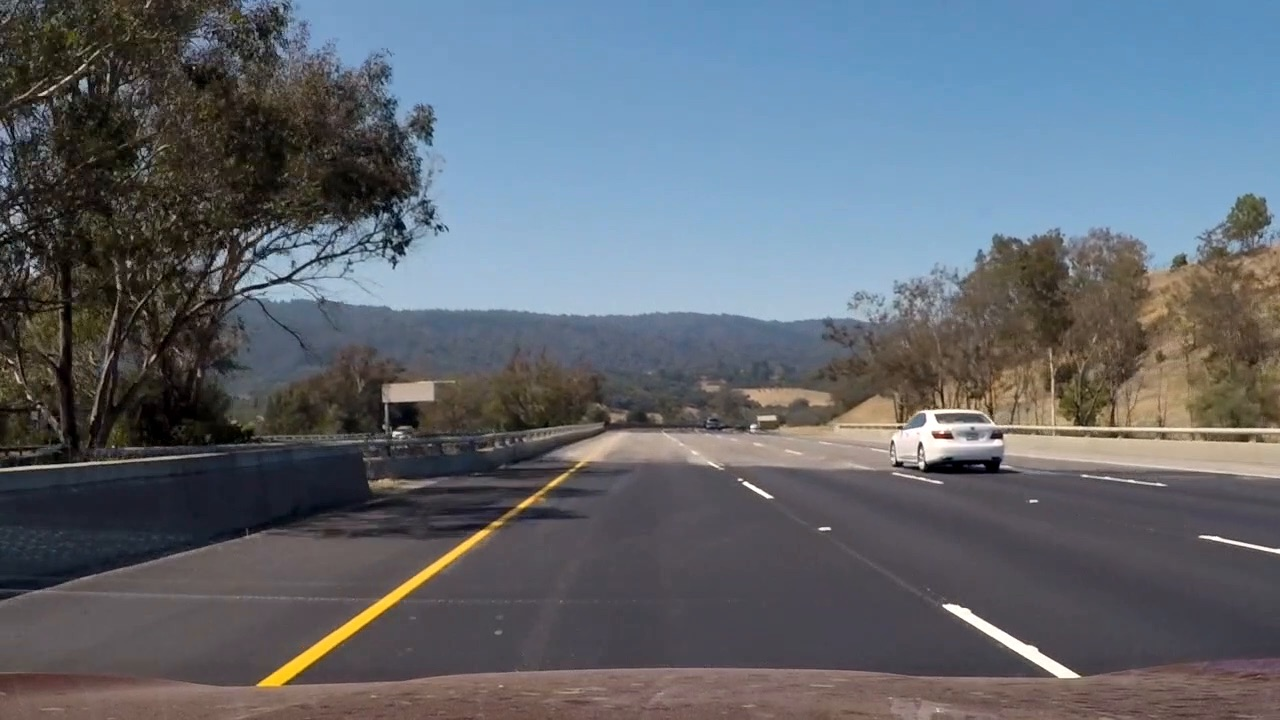
#> input picture test_images/trouble_image_14.jpg, 1280 x 720 px; the run also reads 2 pictures not shown here
$ jupyter execute --allow-errors advance_lane_lines.ipynb   (shell and % lines are left out)   (older library calls are emulated)
#> lines starting #> are read from the running program, lines starting #| are printed output that depends on the picture
# Advanced Lane Finding Project

The goals / steps of this project are the following:

* Compute the camera calibration matrix and distortion coefficients given a set of chessboard images.
* Apply a distortion correction to raw images.
* Use color transforms, gradients, etc., to create a thresholded binary image.
* Apply a perspective transform to rectify binary image ("birds-eye view").
* Detect lane pixels and fit to find the lane boundary.
* Determine the curvature of the lane and vehicle position with respect to center.
* Warp the detected lane boundaries back onto the original image.
* Output visual display of the lane boundaries and numerical estimation of lane curvature and vehicle position.
---

## Imports for the project

[cell 1]
import numpy as np
import cv2
import glob
import matplotlib.pyplot as plt
import matplotlib.image as mpimg
import matplotlib.patches as patches
import os

from moviepy.editor import VideoFileClip

# Plot in a new window

## Helper Functions

[cell 2]
def create_directory(path):
    try:
        if not os.path.exists(path):
            os.mkdir(path)
    except OSError:
        print ("Creation of the directory %s failed" % output_path)

## Step 1. Compute the camera calibration using chessboard images

---

[cell 3]
# Camera Calibration Config
board_width = 9
board_height = 6
###########################

[cell 4]
def calibrate_camera():
    # Make a list of calibration images
    images = glob.glob('../camera_cal/calibration*.jpg')

    # Create output calibration path
    output_path = '../output_images/camera_calibration/'

    create_directory(output_path)

    # prepare object points, like (0,0,0), (1,0,0), (2,0,0) ....,(6,5,0)
    objp = np.zeros((board_width*board_height,3), np.float32)
    objp[:,:2] = np.mgrid[0:board_width,0:board_height].T.reshape(-1,2) # x, y corrdinates

    # Arrays to store object points and image points from all the images.
    objpoints = [] # 3d points in real world space
    imgpoints = [] # 2d points in image plane.

    image_shape = (0,0)

    # Step through the list and search for chessboard corners
    for fname in images:
        img = mpimg.imread(fname)
        image_shape = img.shape[1::-1]
        file_name = fname[fname.rfind('/') + 1:]
        gray = cv2.cvtColor(img,cv2.COLOR_BGR2GRAY)

        # Find the chessboard corners
        ret, corners = cv2.findChessboardCorners(gray, (board_width, board_height), None)

        # If found, add object points, image points
        if ret == True:
            objpoints.append(objp)
            imgpoints.append(corners)

            # Draw and display the corners
            img = cv2.drawChessboardCorners(img, (board_width, board_height), corners, ret)
            plt.imsave(output_path + file_name, img)

    return objpoints, imgpoints, image_shape

[cell 5]
# Calibrate the camera to give
objpoints, imgpoints, image_shape = calibrate_camera()
#> (the rest of this cell did not finish here and is left out)

**Results will be in output_images/camera_calibration/**

## Step 2 Applying a distortion correction to raw images.

[cell 6]
# Now that we have calibrated the camera let's try undistorting an image
def undistort_img(img, objpoints, imgpoints):
    undist = cv2.undistort(img, mtx, dist, None, mtx)
    return undist

[cell 7]
def undistort_test():
    # Read in an image
    img = mpimg.imread('../camera_cal/calibration1.jpg')

    undistorted = undistort_img(img, objpoints, imgpoints)

    f, (ax1, ax2) = plt.subplots(1, 2, figsize=(24, 9))
    f.tight_layout()
    ax1.imshow(img)
    ax1.set_title('Original Image', fontsize=50)
    ax2.imshow(undistorted)
    ax2.set_title('Undistorted Image', fontsize=50)
    plt.subplots_adjust(left=0., right=1, top=0.9, bottom=0.)

#> (the rest of this cell did not finish here and is left out)

## Step 3. Create a binary graident that enhance the visibility of the lane lines. ##

### Gradient helper functions

[cell 8]
# [69 lines left out: functions abs_sobel_thresh, mag_thresh, dir_threshold, not called in this run]

### Create combined gradient

[cell 9]
# Gradient Config

# Choose a Sobel kernel size
ksize = 15 # Choose a larger odd number to smooth gradient measurements
#> ksize = 15

##################

[cell 10]
# [11 lines left out: function build_shape_gradient, not called in this run]

[cell 11]
def gradient_test():
    # Read in an image
    image = mpimg.imread('../test_images/trouble_image_14.jpg')
#> image is the input picture: shape (720, 1280, 3); mean R, G, B 96.8, 103.3, 111.7

    # Undistort the image
    undistorted_img = undistort_img(image, objpoints, imgpoints)

    gradx, grady, mag_binary, dir_binary, combined_shape_gradient = build_shape_gradient(undistorted_img, ksize)

    f, axes = plt.subplots(2, 3, figsize=(24, 9))
    axes[0, 0].imshow(image)
    axes[0, 0].set_title('Original Image', fontsize=20)

    axes[0, 1].imshow(gradx, cmap='gray')
    axes[0, 1].set_title('X-Derivative Gradient Image', fontsize=20)

    axes[0, 2].imshow(grady, cmap='gray')
    axes[0, 2].set_title('Y-Derivative Gradient Image', fontsize=20)

    axes[1, 0].imshow(mag_binary, cmap='gray')
    axes[1, 0].set_title('Magnitude Gradient Image', fontsize=20)

    axes[1, 1].imshow(dir_binary, cmap='gray')
    axes[1, 1].set_title('Direction Gradient Image', fontsize=20)

    axes[1, 2].imshow(combined_shape_gradient, cmap='gray')
    axes[1, 2].set_title('Combined Gradient Image', fontsize=20)

    f.tight_layout()

#> (the rest of this cell did not finish here and is left out)

## Step 4. Build a color threshold that enhance the visibility of the lane lines. ##

### Build a color threshold using the light value from HLS to see white lines, value from HSV to get yellow lines and LAB to get color under light shadow. Combined to create a color threshold

[cell 12]
# Color Threshold Config
hls_thresh = (200, 255)
hsv_thresh = (230, 255)
lab_thresh = (150, 255)

[cell 13]
# [36 lines left out: function build_color_threshold, not called in this run]

[cell 14]
def color_threshold_test():
    # Read in an image
    image = mpimg.imread('../test_images/trouble_image_14.jpg')

    # Undistort the image
    undistorted_img = undistort_img(image, objpoints, imgpoints)

    color_threshold_tuple = build_color_threshold(undistorted_img,
                                            hls_thresh = hls_thresh,
                                            hsv_thresh = hsv_thresh,
                                            lab_thresh = lab_thresh)

    # Plot the result
    f, axis = plt.subplots(2, 3, figsize=(24, 9))
    axis[0][0].imshow(image)
    axis[0][0].set_title('Original Image', fontsize=20)

    axis[0][1].imshow(color_threshold_tuple[0], cmap='gray')
    axis[0][1].set_title('Combined Color Threshold', fontsize=20)

    axis[0][2].axis('off')

    axis[1][0].imshow(color_threshold_tuple[1], cmap='gray')
    axis[1][0].set_title('HLS Threshold', fontsize=20)

    axis[1][1].imshow(color_threshold_tuple[2], cmap='gray')
    axis[1][1].set_title('HSV Threshold', fontsize=20)

    axis[1][2].imshow(color_threshold_tuple[3], cmap='gray')
    axis[1][2].set_title('LAB Threshold', fontsize=20)

    f.tight_layout()

#> (the rest of this cell did not finish here and is left out)

## Step 5. Now we want to combine the shape gradient and the color threshold into one binary image.

[cell 15]
# [19 lines left out: function build_binary_threshold, not called in this run]

[cell 16]
def combined_binary_test():
    # Read in an image
    image = mpimg.imread('../test_images/trouble_image_14.jpg')

    # Undistort the image
    undistorted_img = undistort_img(image, objpoints, imgpoints)

    combined_gradient, color_binary, combined_binary = build_binary_threshold(undistorted_img, objpoints, imgpoints, ksize)

    # Plotting thresholded images
    f, (ax1, ax2) = plt.subplots(1, 2, figsize=(20,10))
    ax1.set_title('Stacked thresholds', fontsize=20)
    ax1.imshow(color_binary)

    ax2.set_title('Combined S channel and gradient thresholds', fontsize=20)
    ax2.imshow(combined_binary, cmap='gray')
    f.tight_layout()

#> (the rest of this cell did not finish here and is left out)

## Step 6. Build a perspective transform so that we can get a top-down view of the lane.

[cell 17]
# Takes in an undistorted calibration image
# [15 lines left out: function build_perspective_matrix, not called in this run]

def apply_perspective_transform(image, perspective_M):
    img_size = (image.shape[1], image.shape[0])
    return cv2.warpPerspective(image, perspective_M, img_size)

[cell 18]
# Define the trapezoid for perspective transform
area_points = [(560, 450),
               (700, 450),
               (1280 - 50, 720),
               (100, 720)]
#################################################

# [6 lines left out: function build_perspective_transform, not called in this run]

def build_perspective_transform_test():
    # Read in an image
    image = mpimg.imread('../test_images/trouble_image_112.jpg')
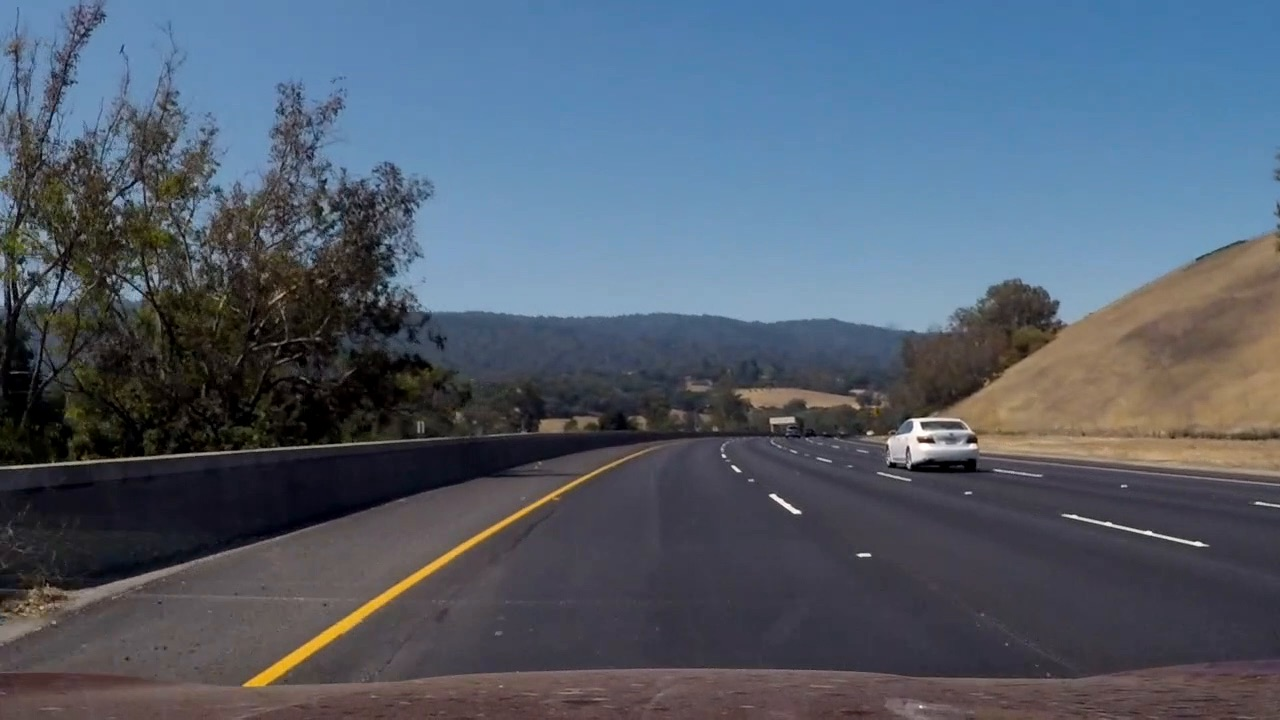
#> input picture test_images/trouble_image_112.jpg, 1280 x 720 px
#> image is the input picture: shape (720, 1280, 3); mean R, G, B 82.1, 93, 107.7

    # Undistort the image
    undistorted_img = undistort_img(image, objpoints, imgpoints)
    perspective_M, perspective_M_inverse = build_perspective_transform(undistorted_img)

    warped_image = apply_perspective_transform(undistorted_img, perspective_M)

    f, (ax1, ax2, ax3) = plt.subplots(1, 3, figsize=(24, 9))

    ax1.imshow(image)
    ax1.set_title('Original Image', fontsize=20)

    ax2.imshow(undistorted_img)
    ax2.set_title('Undistorted Image', fontsize=20)
    # Create a Polygon patch
    polygon = patches.Polygon(area_points, alpha=.8, fill=False, color='red')

    # Add the patch to image
    ax2.add_patch(polygon)

    transformed_points = []

    for point in area_points:
        print(point)
        result = np.dot(perspective_M, [point[0], point[1], 1])
        result = (result[0] / result[2], result[1] / result[2])
        print(result)

        transformed_points.append(result)

    #print(transformed_points)

    ax3.imshow(warped_image)
    ax3.set_title('Perspective Transformed Image', fontsize=20)
    # Create a Polygon patch
    polygon = patches.Polygon(transformed_points, alpha=.8, fill=False, color='red')

    # Add the patch to image
    ax3.add_patch(polygon)

    f.tight_layout()

#> (the rest of this cell did not finish here and is left out)

## Step 7. Finding the lane lines from the binaries of the top-down view

### We have the perspective transform so we can try to find the lane lines from the combined_binary ###

[cell 19]
def binary_perspective_test():
    # Read in an image
    image = mpimg.imread('../test_images/trouble_image_14.jpg')

    # Undistort the image
    undistorted_img = undistort_img(image, objpoints, imgpoints)

    perspective_M, perspective_M_inverse = build_perspective_transform(undistorted_img)

    # Get the combined_binary
    combined_binary = build_binary_threshold(undistorted_img, objpoints, imgpoints, ksize)[2]

    # Apply perspective transform
    warped_image = apply_perspective_transform(combined_binary, perspective_M)

    # Plotting thresholded images
    f, (ax1, ax2) = plt.subplots(1, 2, figsize=(20,10))
    ax1.set_title('Combined Binary')
    ax1.imshow(combined_binary, cmap='gray')

    ax2.set_title('Perspective Transformed')
    ax2.imshow(warped_image, cmap='gray')
    f.tight_layout()

#> (the rest of this cell did not finish here and is left out)

### We will use histogram to find the center of each lane ###

[cell 20]
# [10 lines left out: function hist, not called in this run]

[cell 21]
def line_find_histogram_test():
    # Read in an image
    image = mpimg.imread('../test_images/trouble_image_43.jpg')
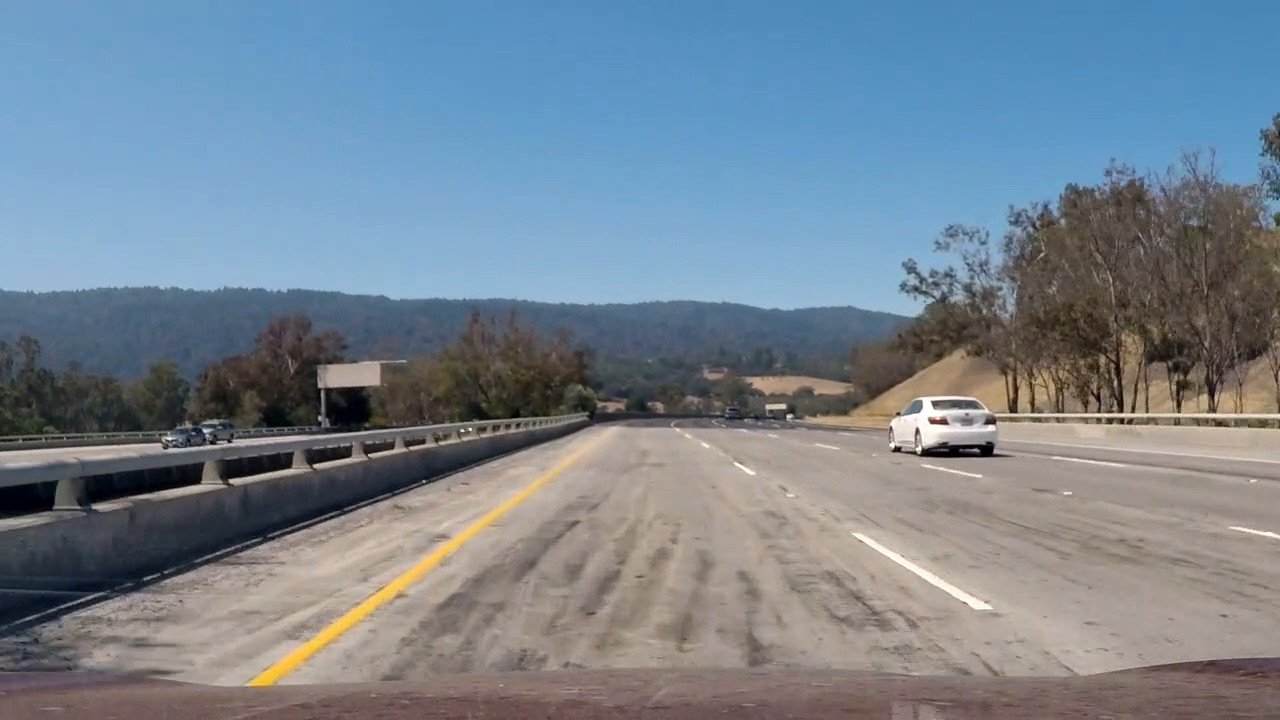
#> input picture test_images/trouble_image_43.jpg, 1280 x 720 px
#> image is the input picture: shape (720, 1280, 3); mean R, G, B 117.9, 131.6, 144.1
#> (the rest of the program and of its run is left out)
